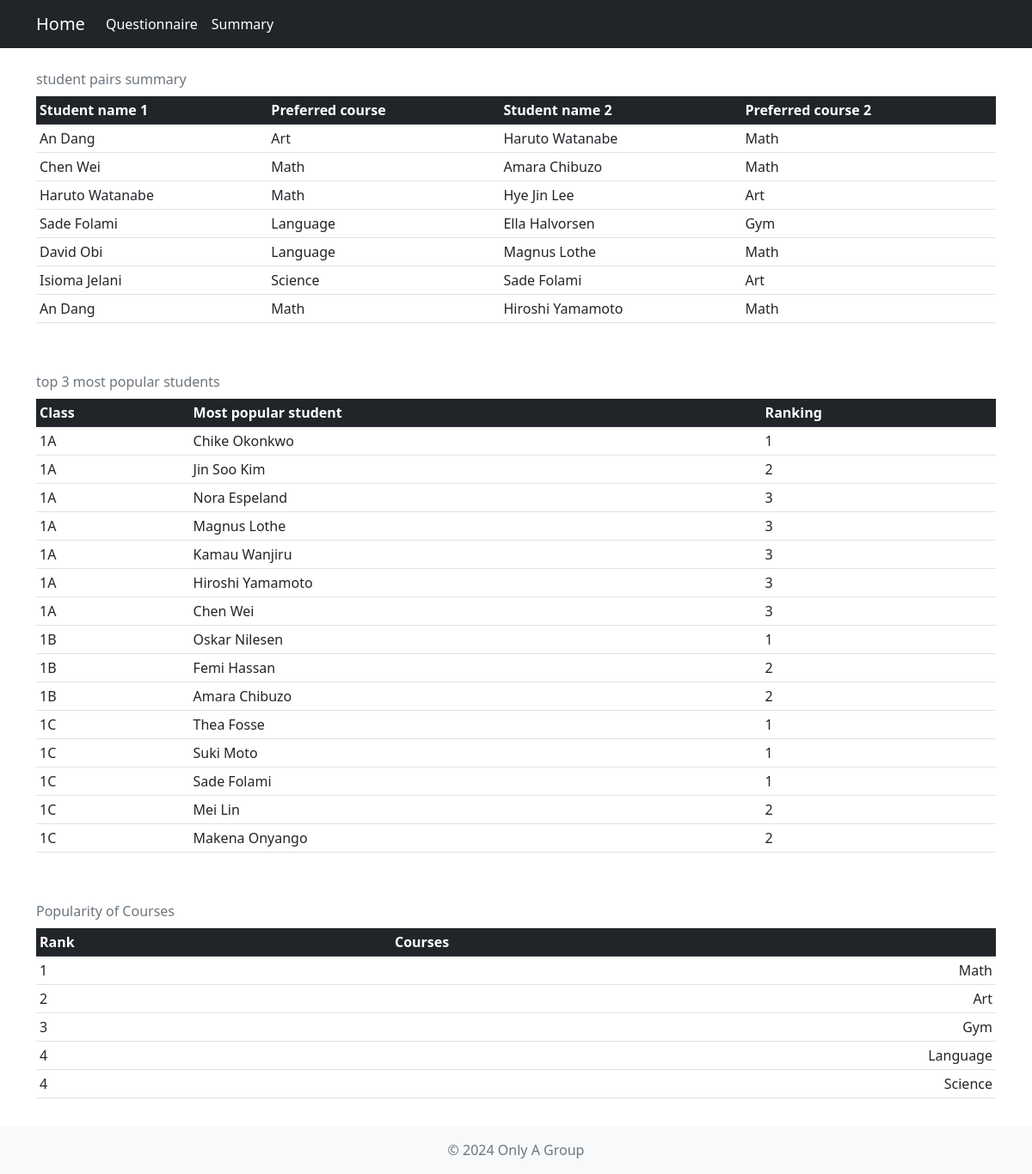
Page /summary on the committed database.
### tables this page shows
CREATE TABLE student
(
  student_name TEXT NOT NULL UNIQUE,
  student_id INTEGER NOT NULL PRIMARY KEY AUTOINCREMENT,
  class_id INTEGER NOT NULL,
  FOREIGN KEY (class_id) REFERENCES class(class_id)
);

CREATE TABLE course
(
  course_id INTEGER NOT NULL PRIMARY KEY AUTOINCREMENT,
  course_name TEXT NOT NULL UNIQUE
);

### app.py (the view)
@app.route('/summary')
def summary():
    cursor = get_db().cursor()
    cursor.execute(
        """
        SELECT s1.student_name, c1.course_name, s2.student_name AS preferred_student_name, c2.course_name AS preferred_student_preferred_course
        FROM (
            SELECT p1.student_id, p1.course_id, p2.student_id AS p2_student_id, p2.course_id AS p2_course_id
            FROM preference AS p1
            JOIN preference AS p2
            ON (p1.preferred_student_id_1=p2.student_id OR p1.preferred_student_id_2=p2.student_id OR p1.preferred_student_id_3=p2.student_id)
            AND (p1.student_id=p2.preferred_student_id_1 OR p1.student_id=p2.preferred_student_id_2 OR p1.student_id=p2.preferred_student_id_3)
            WHERE p1.student_id<p2.student_id
            ) AS a
        JOIN student s1 ON a.student_id=s1.student_id
        JOIN student s2 ON a.P2_student_id=s2.student_id
        JOIN course c1 ON a.course_id=c1.course_id
        JOIN course c2 ON a.p2_course_id=c2.course_id
         """
             )
    student_pairs=cursor.fetchall()
    cursor.execute(
        """
    SELECT class_name, student_name, ranking
    FROM(
        SELECT c.class_name, s.student_name, COUNT(*) AS counts, DENSE_RANK() OVER(PARTITION BY c.class_id ORDER BY COUNT(*) DESC) AS ranking
        FROM student s
        JOIN preference p ON p.preferred_student_id_1=s.student_id
        JOIN class c ON s.class_id=c.class_id
        GROUP BY class_name, student_name
        )
    WHERE ranking<=3

        """
    )
    popular_students=cursor.fetchall()
    cursor.execute(
        """
        SELECT DENSE_RANK() OVER (ORDER BY COUNT(*) DESC) AS rank, c.course_name
        FROM course c
        JOIN preference p ON c.course_id=p.course_id
        GROUP BY c.course_id, c.course_name
        ORDER BY COUNT(*) DESC
        """
    )
    popular_courses=cursor.fetchall()
    return render_template('summary.html', student_pairs=student_pairs, popular_students=popular_students, popular_courses=popular_courses)

### app.py (called while the page is built)
def get_db():
    if "db" not in g:
        g.db = sqlite3.connect(DATABASE)
        g.db.row_factory = sqlite3.Row  # Checks if database connection is open, if not opens new connection
        g.db.execute("PRAGMA foreign_keys=ON")
    return g.db

### templates/summary.html (shortened to what this page needs)
{% extends "template.html" %}
{% block main %}
<div class="container-lg my-3">
      <div class="table-responsive">
        <table class="table table-sm table-hover">
          <caption class="caption-top">student pairs summary</caption>
          <thead class="table-dark">
            <tr>
              <th scope="col">Student name 1</th>
              <th scope="col">Preferred course</th>
              <th scope="col">Student name 2</th>
              <th scope="col">Preferred course 2</th>
            </tr>
          </thead>
          <tbody>
            {% for row in student_pairs %}
            <tr>
              <td>{{ row['student_name'] }}</td>
              <td>{{ row['course_name']}}</td>
              <td>{{ row['preferred_student_name'] }}</td>
              <td>{{ row['preferred_student_preferred_course'] }}</td>
            </tr>
            {% endfor %}
          </tbody>
        </table>
      </div>
    </div>
    <div class="container-lg my-3">
      <div class="table-responsive">
        <table class="table table-sm table-hover">
          <caption class="caption-top">top 3 most popular students </caption>
          <thead class="table-dark">
            <tr>
              <th scope="col">Class</th>
              <th scope="col">Most popular student</th>
              <th scope="col">Ranking</th>
            </tr>
          </thead>
          <tbody>
            {% for row in popular_students %}
            <tr>
              <td>{{ row['class_name'] }}</td>
              <td >{{row['student_name'] }}</td>
              <td >{{row['ranking'] }}</td>
            </tr>
            {% endfor %}
          </tbody>
        </table>
      </div>
    </div>
    <div class="container-lg my-3">
      <div class="table-responsive">
        <table class="table table-sm table-hover">
          <caption class="caption-top">Popularity of Courses </caption>
          <thead class="table-dark">
            <tr>
              <th scope="col">Rank</th>
              <th scope="col">Courses</th>
            </tr>
          </thead>
          <tbody>
            {% for row in popular_courses %}
            <tr>
              <td>{{ row['rank'] }}</td>
              <td class="text-end">{{ row['course_name'] }}</td>
            </tr>
            {% endfor %}
          </tbody>
        </table>
      </div>
    </div>
{% endblock %}

### templates/template.html (shortened to what this page needs)
<!DOCTYPE html>
<html lang="en" class="h-100">
<head>
  <link href="https://cdn.jsdelivr.net/npm/bootstrap@5.2.3/dist/css/bootstrap.min.css" rel="stylesheet">
  <link rel="stylesheet" href="{{ url_for('static', filename='css/style.css') }}">
  <link rel="stylesheet" href="{{ url_for('static', filename='css/personal.css') }}">
</head>
<body class="d-flex flex-column h-100">
  <nav class="navbar navbar-expand-sm navbar-dark bg-dark">
    <div class="container-lg">
      <a class="navbar-brand" href="{{ url_for('home') }}">Home</a>
      <div class="collapse navbar-collapse" id="navbarNav">
        <ul class="navbar-nav">
          <li class="nav-item">
            <a class="nav-link text-white" href="{{ url_for('questionnaire') }}">Questionnaire</a>
          </li>
          <li class="nav-item">
            <a class="nav-link text-white" href="{{ url_for('summary') }}">Summary</a>
          </li>
        </ul>
      </div>
    </div>
  </nav>
  {% block main %}
  {% endblock %}
  <footer class="mt-auto py-3 bg-light">
    <div class="container-lg text-center text-muted">
      <span>&copy; 2024 Only A Group</span>
    </div>
  </footer>
</body>
</html>

### rows in the picture
student: student_name "An Dang", course_name "Art", preferred_student_name "Haruto Watanabe", preferred_student_preferred_course "Math", course_name "Math", preferred_student_name "Hiroshi Yamamoto"
student: student_name "Chen Wei", course_name "Math", preferred_student_name "Amara Chibuzo", preferred_student_preferred_course "Math"
student: student_name "Haruto Watanabe", course_name "Math", preferred_student_name "Hye Jin Lee", preferred_student_preferred_course "Art"
student: student_name "Sade Folami", course_name "Language", preferred_student_name "Ella Halvorsen", preferred_student_preferred_course "Gym"
student: student_name "David Obi", course_name "Language", preferred_student_name "Magnus Lothe", preferred_student_preferred_course "Math"
student: student_name "Isioma Jelani", course_name "Science", preferred_student_name "Sade Folami", preferred_student_preferred_course "Art"
student: class_name "1A", student_name "Chike Okonkwo", ranking "1"
student: class_name "1A", student_name "Jin Soo Kim", ranking "2"
student: class_name "1A", student_name "Nora Espeland", ranking "3"
student: class_name "1A", student_name "Magnus Lothe", ranking "3"
student: class_name "1A", student_name "Kamau Wanjiru", ranking "3"
student: class_name "1A", student_name "Hiroshi Yamamoto", ranking "3"
student: class_name "1B", student_name "Oskar Nilesen", ranking "1"
student: class_name "1B", student_name "Femi Hassan", ranking "2"
student: class_name "1B", student_name "Amara Chibuzo", ranking "2"
student: class_name "1C", student_name "Thea Fosse", ranking "1"
student: class_name "1C", student_name "Suki Moto", ranking "1"
student: class_name "1C", student_name "Mei Lin", ranking "2"
student: class_name "1C", student_name "Makena Onyango", ranking "2"
course: rank "1", course_name "Math"
course: rank "2", course_name "Art"
course: rank "3", course_name "Gym"
course: rank "4", course_name "Language"
course: rank "4", course_name "Science"

### other values in the picture
{{ row['class_name'] }} "1A" "1C"
{{ row['student_name'] }} "Chen Wei" "Sade Folami"
{{ row['ranking'] }} "3" "1"
